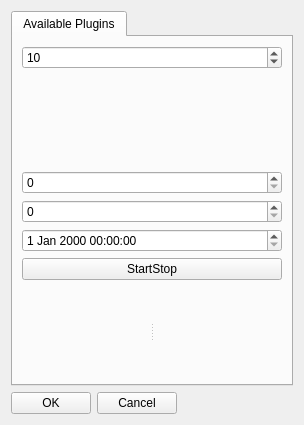
<?xml version="1.0" encoding="UTF-8"?>
<ui version="4.0">
 <class>PluginList</class>
 <widget class="QWidget" name="PluginList">
  <property name="geometry">
   <rect>
    <x>0</x>
    <y>0</y>
    <width>304</width>
    <height>425</height>
   </rect>
  </property>
  <property name="windowTitle">
   <string>PluginList</string>
  </property>
  <property name="autoFillBackground">
   <bool>false</bool>
  </property>
  <layout class="QGridLayout" name="gridLayout_2">
   <item row="0" column="0">
    <layout class="QVBoxLayout" name="verticalLayout_3">
     <item>
      <widget class="QTabWidget" name="pluginsTab">
       <property name="currentIndex">
        <number>0</number>
       </property>
       <widget class="QWidget" name="AvailablePlugins">
        <attribute name="title">
         <string>Available Plugins</string>
        </attribute>
        <layout class="QGridLayout" name="gridLayout">
         <item row="7" column="0">
          <layout class="QVBoxLayout" name="verticalLayout">
           <item>
            <widget class="QSplitter" name="splitter">
             <property name="orientation">
              <enum>Qt::Horizontal</enum>
             </property>
             <widget class="DesignerTamplate" name="DesignerTamplate">
              <property name="toolTip">
               <string>The current time</string>
              </property>
              <property name="whatsThis">
               <string>The analog clock widget displays the current time.</string>
              </property>
              <property name="color">
               <enum>DesignerTamplate::B</enum>
              </property>
              <property name="sortingEnabled" stdset="0">
               <bool>true</bool>
              </property>
             </widget>
             <widget class="KLed" name="kled">
              <property name="state">
               <enum>KLed::Off</enum>
              </property>
             </widget>
            </widget>
           </item>
          </layout>
         </item>
         <item row="5" column="0">
          <widget class="QDateTimeEdit" name="dateTimeEdit"/>
         </item>
         <item row="2" column="0">
          <widget class="KSysGuardProcessList" name="ksysguardprocesslist" native="true">
           <property name="showTotalsInTree" stdset="0">
            <bool>true</bool>
           </property>
           <property name="updateIntervalMSecs" stdset="0">
            <number>0</number>
           </property>
           <property name="killButtonVisible" stdset="0">
            <bool>true</bool>
           </property>
           <property name="scriptingEnabled" stdset="0">
            <bool>true</bool>
           </property>
          </widget>
         </item>
         <item row="6" column="0">
          <widget class="QPushButton" name="pushButton">
           <property name="text">
            <string>StartStop</string>
           </property>
          </widget>
         </item>
         <item row="1" column="0">
          <widget class="QSpinBox" name="spinBox">
           <property name="maximum">
            <number>2000</number>
           </property>
           <property name="singleStep">
            <number>10</number>
           </property>
           <property name="value">
            <number>10</number>
           </property>
          </widget>
         </item>
         <item row="4" column="0">
          <widget class="QSpinBox" name="spinBox_2"/>
         </item>
         <item row="3" column="0">
          <widget class="QSpinBox" name="spinBox_3"/>
         </item>
        </layout>
       </widget>
      </widget>
     </item>
     <item>
      <layout class="QHBoxLayout" name="horizontalLayout_5">
       <item>
        <layout class="QHBoxLayout" name="horizontalLayout">
         <item>
          <widget class="QPushButton" name="okButton">
           <property name="text">
            <string>OK</string>
           </property>
          </widget>
         </item>
         <item>
          <widget class="QPushButton" name="cancelButton">
           <property name="text">
            <string>Cancel</string>
           </property>
          </widget>
         </item>
        </layout>
       </item>
       <item>
        <spacer name="horizontalSpacer_2">
         <property name="orientation">
          <enum>Qt::Horizontal</enum>
         </property>
         <property name="sizeHint" stdset="0">
          <size>
           <width>40</width>
           <height>20</height>
          </size>
         </property>
        </spacer>
       </item>
      </layout>
     </item>
    </layout>
   </item>
  </layout>
 </widget>
 <customwidgets>
  <customwidget>
   <class>KLed</class>
   <extends></extends>
   <header>kled.h</header>
  </customwidget>
  <customwidget>
   <class>DesignerTamplate</class>
   <extends></extends>
   <header>DesignerTamplate.h</header>
  </customwidget>
  <customwidget>
   <class>KSysGuardProcessList</class>
   <extends></extends>
   <header>ksysguardprocesslist.h</header>
  </customwidget>
 </customwidgets>
 <tabstops>
  <tabstop>okButton</tabstop>
 </tabstops>
 <resources/>
 <connections>
  <connection>
   <sender>pushButton</sender>
   <signal>clicked()</signal>
   <receiver>DesignerTamplate</receiver>
   <slot>start_stop()</slot>
   <hints>
    <hint type="sourcelabel">
     <x>220</x>
     <y>310</y>
    </hint>
    <hint type="destinationlabel">
     <x>206</x>
     <y>420</y>
    </hint>
   </hints>
  </connection>
  <connection>
   <sender>spinBox</sender>
   <signal>valueChanged(int)</signal>
   <receiver>ksysguardprocesslist</receiver>
   <slot>setUpdateIntervalMSecs(int)</slot>
   <hints>
    <hint type="sourcelabel">
     <x>226</x>
     <y>50</y>
    </hint>
    <hint type="destinationlabel">
     <x>226</x>
     <y>178</y>
    </hint>
   </hints>
  </connection>
  <connection>
   <sender>okButton</sender>
   <signal>clicked()</signal>
   <receiver>PluginList</receiver>
   <slot>close()</slot>
   <hints>
    <hint type="sourcelabel">
     <x>49</x>
     <y>521</y>
    </hint>
    <hint type="destinationlabel">
     <x>226</x>
     <y>272</y>
    </hint>
   </hints>
  </connection>
  <connection>
   <sender>DesignerTamplate</sender>
   <signal>colorChanged(Color)</signal>
   <receiver>ksysguardprocesslist</receiver>
   <slot>updateList()</slot>
   <hints>
    <hint type="sourcelabel">
     <x>212</x>
     <y>448</y>
    </hint>
    <hint type="destinationlabel">
     <x>226</x>
     <y>178</y>
    </hint>
   </hints>
  </connection>
  <connection>
   <sender>ksysguardprocesslist</sender>
   <signal>updated()</signal>
   <receiver>spinBox_3</receiver>
   <slot>stepUp()</slot>
   <hints>
    <hint type="sourcelabel">
     <x>226</x>
     <y>178</y>
    </hint>
    <hint type="destinationlabel">
     <x>226</x>
     <y>306</y>
    </hint>
   </hints>
  </connection>
  <connection>
   <sender>pushButton</sender>
   <signal>clicked()</signal>
   <receiver>kled</receiver>
   <slot>toggle()</slot>
   <hints>
    <hint type="sourcelabel">
     <x>226</x>
     <y>388</y>
    </hint>
    <hint type="destinationlabel">
     <x>420</x>
     <y>487</y>
    </hint>
   </hints>
  </connection>
 </connections>
</ui>
